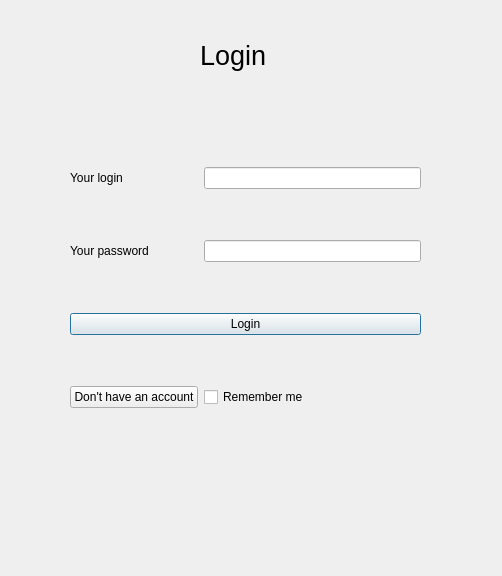
<?xml version="1.0" encoding="UTF-8"?>
<ui version="4.0">
 <class>Dialog</class>
 <widget class="QDialog" name="Dialog">
  <property name="geometry">
   <rect>
    <x>0</x>
    <y>0</y>
    <width>502</width>
    <height>576</height>
   </rect>
  </property>
  <property name="windowTitle">
   <string>Dialog</string>
  </property>
  <widget class="QLabel" name="label_3">
   <property name="geometry">
    <rect>
     <x>200</x>
     <y>40</y>
     <width>101</width>
     <height>31</height>
    </rect>
   </property>
   <property name="font">
    <font>
     <pointsize>20</pointsize>
    </font>
   </property>
   <property name="text">
    <string>Login</string>
   </property>
  </widget>
  <widget class="QWidget" name="layoutWidget">
   <property name="geometry">
    <rect>
     <x>70</x>
     <y>122</y>
     <width>351</width>
     <height>331</height>
    </rect>
   </property>
   <layout class="QGridLayout" name="gridLayout">
    <item row="0" column="0">
     <widget class="QLabel" name="label">
      <property name="text">
       <string>Your login</string>
      </property>
     </widget>
    </item>
    <item row="0" column="1">
     <widget class="QLineEdit" name="login_input"/>
    </item>
    <item row="1" column="0">
     <widget class="QLabel" name="label_2">
      <property name="text">
       <string>Your password</string>
      </property>
     </widget>
    </item>
    <item row="1" column="1">
     <widget class="QLineEdit" name="password"/>
    </item>
    <item row="2" column="0" colspan="2">
     <widget class="QPushButton" name="login_button">
      <property name="text">
       <string>Login</string>
      </property>
     </widget>
    </item>
    <item row="3" column="0">
     <widget class="QPushButton" name="no_acc_button">
      <property name="text">
       <string>Don't have an account</string>
      </property>
     </widget>
    </item>
    <item row="3" column="1">
     <widget class="QCheckBox" name="checkBox">
      <property name="text">
       <string>Remember me</string>
      </property>
     </widget>
    </item>
   </layout>
  </widget>
 </widget>
 <resources/>
 <connections/>
</ui>
